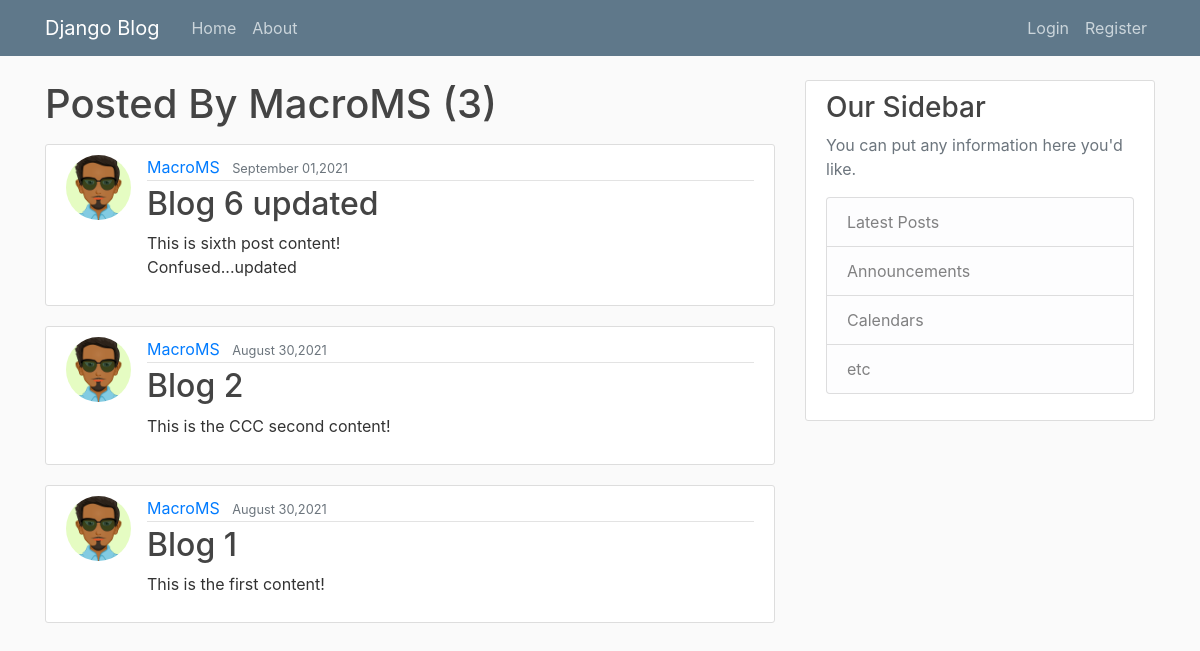
The page /user/MacroMS/ on the database its author committed.
### blog/models.py (models this page shows, shortened)
class Post(models.Model):
    title = models.CharField(max_length=100)
    content = models.TextField()
    date_posted = models.DateTimeField(default=timezone.now)
    author = models.ForeignKey(User, on_delete=models.CASCADE)

### users/models.py (models this page shows, shortened)
class Profile(models.Model):
    user = models.OneToOneField(User, on_delete=models.CASCADE)
    image = models.ImageField(default='default.png', upload_to='profile_pics')

### blog/views.py (the view)
# urls.py: path('user/<str:username>/', UserPostListView.as_view(), name='user-posts'),
class UserPostListView(ListView):
    model = Post
    template_name = 'blog/user_posts.html'
    context_object_name = 'posts'
    paginate_by = 5   # built-in attribute in ListView
    def get_queryset(self):
        user = get_object_or_404(User, username=self.kwargs.get('username'))
        return Post.objects.filter(author=user).order_by('-date_posted')

### blog/templates/blog/user_posts.html (shortened to what this page needs)
{% extends "blog/base.html" %}
{% block content%}
  <h1 class="mb-3">Posted By {{ view.kwargs.username}} ({{page_obj.paginator.count}})</h1>
  {% for post in posts %}
    <article class="media content-section">
      <img src="{{ post.author.profile.image.url }}" alt="" class="article-img rounded-circle">
      <div class="media-body">
        <div class="article-metadata">
          <a class="mr-2" href="{% url 'blog:user-posts' post.author.username%}">{{ post.author }}</a>
          <small class="text-muted">{{ post.date_posted|date:"F d,Y" }}</small>
        </div>
        <h2><a class="article-title" href="{% url 'blog:post-detail' post.id %}">{{ post.title }}</a></h2>
        <p class="article-content">{{ post.content }}</p>
      </div>
    </article>
  {% endfor %}
{% endblock content%}

### blog/static/blog/main.css (style rules this page uses)
body { background: #fafafa; color: #333333; margin-top: 5rem; }
h1, h2, h3, h4, h5, h6 { color: #444444; }
.content-section { background: #ffffff; padding: 10px 20px; border: 1px solid #dddddd; border-radius: 3px; margin-bottom: 20px; }
.article-title { color: #444444; }
.article-content { white-space: pre-line; }
.article-img { height: 65px; width: 65px; margin-right: 16px; }
.article-metadata { padding-bottom: 1px; margin-bottom: 4px; border-bottom: 1px solid #e3e3e3 }

### rows shown on the page
Post: author.profile.image (picture), author "MacroMS", date_posted "September 01,2021", title "Blog 6 updated", content "This is sixth post content! Confused...updated"
Post: author.profile.image (picture), author "MacroMS", date_posted "August 30,2021", title "Blog 2", content "This is the CCC second content!"
Post: author.profile.image (picture), author "MacroMS", date_posted "August 30,2021", title "Blog 1", content "This is the first content!"

### other values the page prints
{{ view.kwargs.username }} "MacroMS"
{{ page_obj.paginator.count }} "3"
